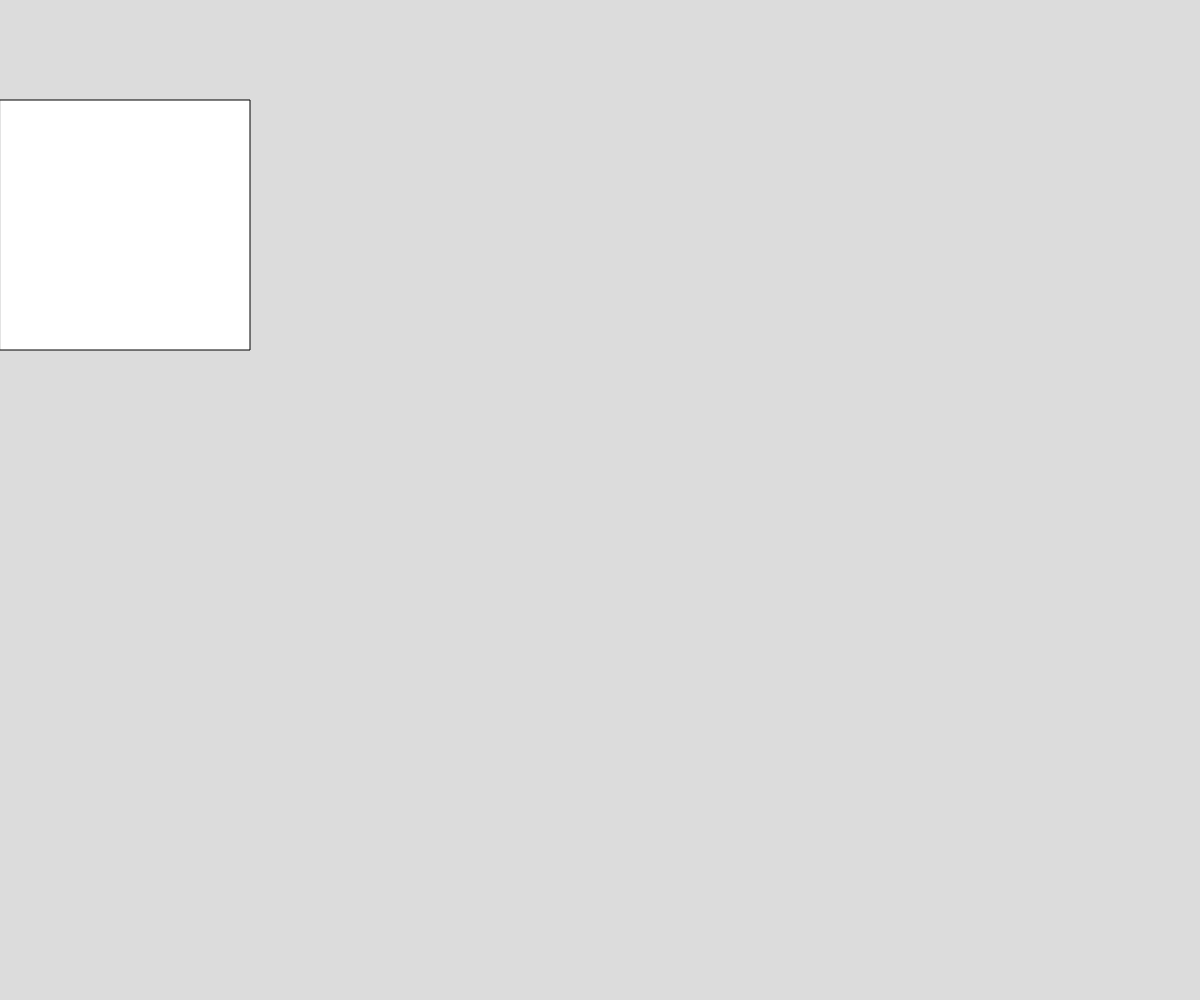
Frame 1 (no input)
Frame 60 (no input): identical to frame 1, image omitted
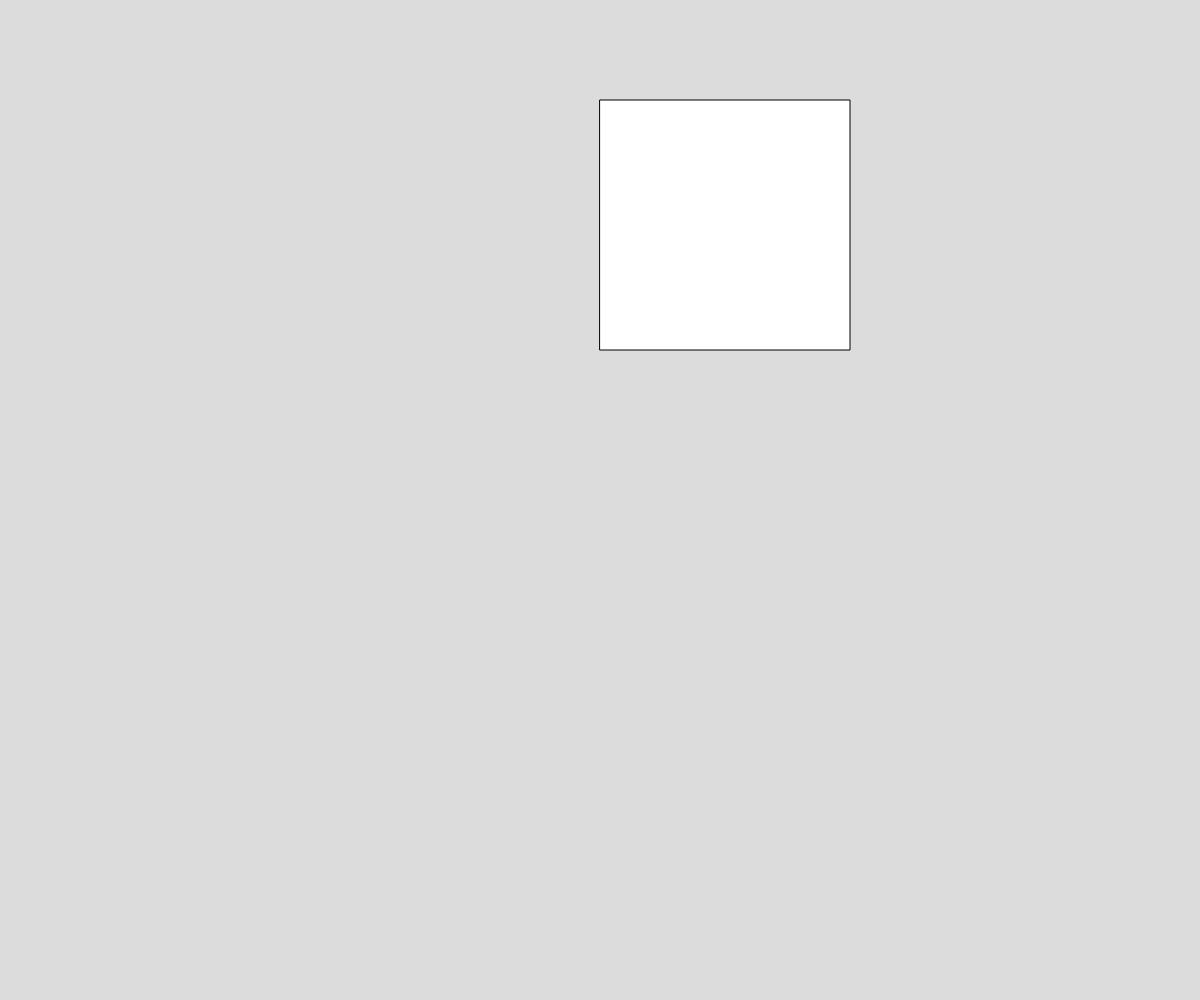
Frame 120 (the mouse pressed at the canvas centre since frame 60)

The p5.js sketch that drew these frames (run headless with seeded random() and noise() and a simulated clock; from frame 60 on, the mouse is pressed at the canvas centre):

// p5.js sketch
// ── sketch.js
// Project Title
// Your Name
// Date
//
// Extra for Experts:
// - describe what you did to take this project "above and beyond"


function setup() {
  createCanvas(windowWidth, windowHeight);
}

function draw() {
  background(220);
  rect(mouseX,100,250);
}
